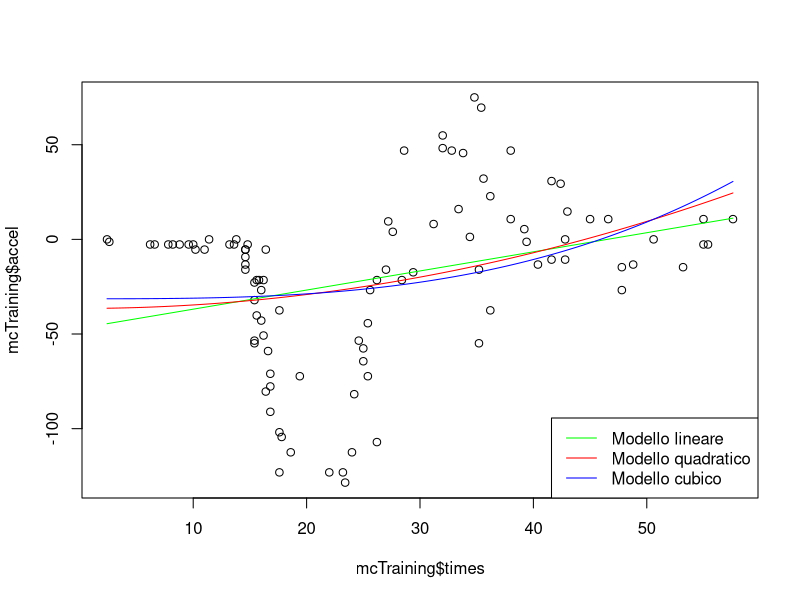
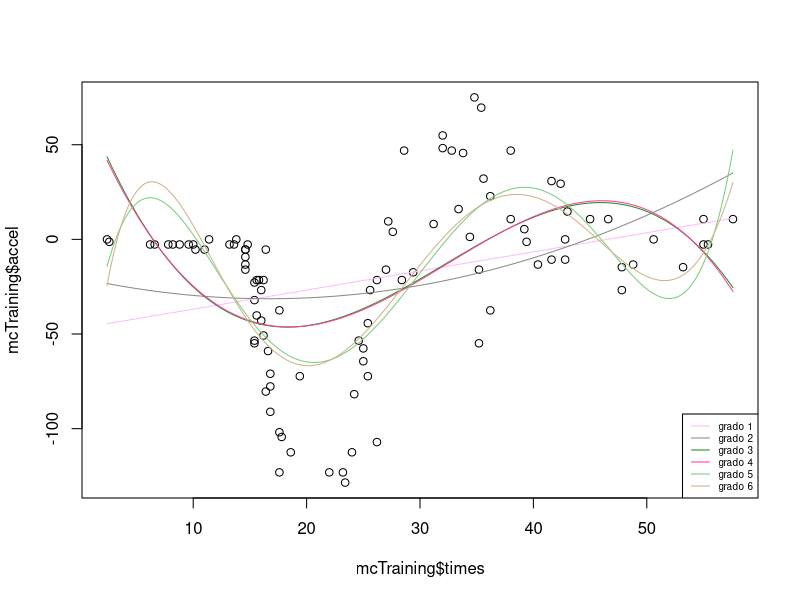
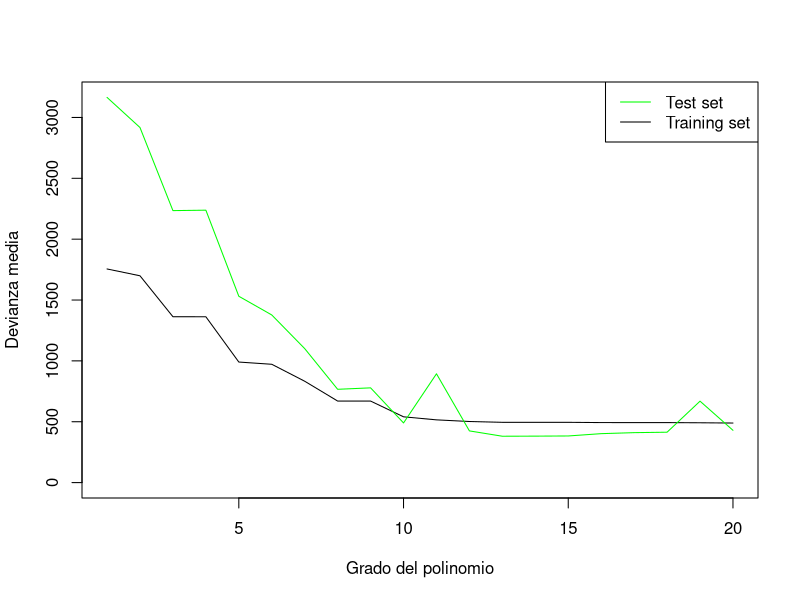

Write R code to recreate these figures, in order.
## ---- chunk 1
knitr::opts_chunk$set(echo = TRUE)
library(tibble)
library(dplyr)
library(MASS)
## ---- chunk 2
mc = as_tibble(mcycle)
mc
## ---- chunk 3
set.seed(1)
sequenza = sample(c(1:dim(mc)[1]),
                            size = dim(mc)[1],
                            replace = F)

mcTraining = mc[sequenza[c(1:(0.75*dim(mc)[1]))],]
mcTest = mc[sequenza[c((0.75*dim(mc)[1]):dim(mc)[1])],]
## ---- chunk 4
modLin = lm(accel ~ times, data = mcTraining)
modQuad = lm(accel ~ I(times**2), data = mcTraining)
modCub = lm(accel ~ I(times**3), data = mcTraining)
{
  plot(x = mcTraining$times, 
     y = mcTraining$accel)
  asseX = seq(from = min(mcTraining$times),
              to = max(mcTraining$times),
              by = .1)
  lines(x=asseX,
        predict(modLin,data.frame(times=asseX)),
        col = "green")
  lines(x=asseX,
        predict(modQuad,data.frame(times=asseX)),
        col = "red")
  lines(x=asseX,
        predict(modCub,data.frame(times=asseX)),
        col = "blue")
  legend("bottomright",
         c("Modello lineare","Modello quadratico","Modello cubico"),
         col = c("green","red","blue"),
         lwd = 1)

}
## ---- chunk 5
# modificando questo parametro si genereranno x modelli polinomiali fino al modello con polinomio grado x
gradoMax = 6
# ogni volta che il codice girerà i colori rimarranno sempre gli stessi per ogni modello
set.seed(1)
modelli = lapply(X = c(1:gradoMax),
                 function(grado) lm(accel ~ poly(times,grado),
                                    data = mcTraining))
# creo una palette di colori evitando le scale di grigi
colori = sample(grDevices::colors()[grep('gr(a|e)y', grDevices::colors(), invert = T)],
                size = gradoMax,
                replace = F)
{
  plot(x = mcTraining$times, 
     y = mcTraining$accel)
  asseX = seq(from = min(mcTraining$times),
              to = max(mcTraining$times),
              by = .1)
  apply(X = c(1:gradoMax) %>% matrix,
        1,
        function(grado) lines(x=asseX,
                              predict(modelli[[grado]],
                              data.frame(times=asseX)),
                              col = colori[grado]))
  legend("bottomright",
         stringr::str_c("grado ",c(1:gradoMax)),
         col = colori,
         lwd = 1,
         cex = .6)
}
## ---- chunk 6
gradoMax  = 20
modelli = lapply(X = c(1:gradoMax),
                 function(grado) lm(accel ~ poly(times,grado),
                                    data = mcTraining))
SSEtraining = sapply(c(1:gradoMax),function(grado) deviance(modelli[[grado]]))
data.frame(Polinomio = stringr::str_c("grado ",c(1:gradoMax)),SSEtraining)
## ---- chunk 7
accelPredict = lapply(c(1:gradoMax),
                      function(grado) predict(modelli[[grado]], newdata = mcTest))
SSEtest = sapply(c(1:gradoMax), function(grado) sum((mcTest$accel-accelPredict[[grado]])**2))
SST = sum((mcTest$accel-mean(mcTraining$accel))**2)
R2 = 1 - SSEtest/SST
## ---- chunk 8
{
  plot(SSEtraining/dim(mcTraining)[1],
       type = "l",
       ylim = c(0,max(SSEtest/dim(mcTest)[1])),
       xlab = "Grado del polinomio",
       ylab = "Devianza media")
  lines(SSEtest/dim(mcTest)[1],type = "l",col = "green")
  legend("topright",
         col = c("green","black"),
         lwd = 1,
         c("Test set","Training set"),)
}
